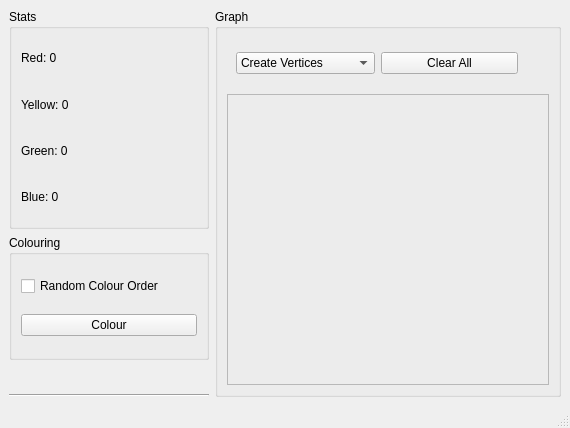
<?xml version="1.0" encoding="UTF-8"?>
<ui version="4.0">
 <class>MainWindow</class>
 <widget class="QMainWindow" name="MainWindow">
  <property name="geometry">
   <rect>
    <x>0</x>
    <y>0</y>
    <width>570</width>
    <height>428</height>
   </rect>
  </property>
  <property name="cursor">
   <cursorShape>ArrowCursor</cursorShape>
  </property>
  <property name="windowTitle">
   <string>MainWindow</string>
  </property>
  <widget class="QWidget" name="centralwidget">
   <layout class="QGridLayout" name="gridLayout">
    <item row="0" column="0">
     <widget class="QGroupBox" name="statsBox">
      <property name="minimumSize">
       <size>
        <width>200</width>
        <height>220</height>
       </size>
      </property>
      <property name="maximumSize">
       <size>
        <width>200</width>
        <height>220</height>
       </size>
      </property>
      <property name="title">
       <string>Stats</string>
      </property>
      <layout class="QVBoxLayout" name="verticalLayout_2">
       <item>
        <widget class="QLabel" name="colour1Label">
         <property name="text">
          <string>Red: 0</string>
         </property>
        </widget>
       </item>
       <item>
        <widget class="QLabel" name="colour2Label">
         <property name="text">
          <string>Yellow: 0</string>
         </property>
        </widget>
       </item>
       <item>
        <widget class="QLabel" name="colour3Label">
         <property name="text">
          <string>Green: 0</string>
         </property>
        </widget>
       </item>
       <item>
        <widget class="QLabel" name="colour4Label">
         <property name="text">
          <string>Blue: 0</string>
         </property>
        </widget>
       </item>
      </layout>
     </widget>
    </item>
    <item row="1" column="0">
     <widget class="QGroupBox" name="colouringBox">
      <property name="minimumSize">
       <size>
        <width>200</width>
        <height>125</height>
       </size>
      </property>
      <property name="maximumSize">
       <size>
        <width>200</width>
        <height>125</height>
       </size>
      </property>
      <property name="title">
       <string>Colouring</string>
      </property>
      <layout class="QVBoxLayout" name="verticalLayout_3">
       <item>
        <widget class="QCheckBox" name="randomCheckBox">
         <property name="text">
          <string>Random Colour Order</string>
         </property>
        </widget>
       </item>
       <item>
        <widget class="QPushButton" name="colourButton">
         <property name="text">
          <string>Colour</string>
         </property>
        </widget>
       </item>
      </layout>
     </widget>
    </item>
    <item row="2" column="0">
     <spacer name="verticalSpacer">
      <property name="orientation">
       <enum>Qt::Vertical</enum>
      </property>
      <property name="sizeHint" stdset="0">
       <size>
        <width>0</width>
        <height>0</height>
       </size>
      </property>
     </spacer>
    </item>
    <item row="3" column="0">
     <widget class="Line" name="line">
      <property name="orientation">
       <enum>Qt::Horizontal</enum>
      </property>
     </widget>
    </item>
    <item row="0" column="1" rowspan="4">
     <widget class="QGroupBox" name="graphBox">
      <property name="minimumSize">
       <size>
        <width>0</width>
        <height>0</height>
       </size>
      </property>
      <property name="maximumSize">
       <size>
        <width>16777215</width>
        <height>16777215</height>
       </size>
      </property>
      <property name="title">
       <string>Graph</string>
      </property>
      <layout class="QVBoxLayout" name="verticalLayout">
       <item>
        <widget class="QWidget" name="graphOptionsWidget" native="true">
         <property name="minimumSize">
          <size>
           <width>0</width>
           <height>0</height>
          </size>
         </property>
         <property name="maximumSize">
          <size>
           <width>300</width>
           <height>50</height>
          </size>
         </property>
         <layout class="QHBoxLayout" name="horizontalLayout">
          <item>
           <widget class="QComboBox" name="modeComboBox">
            <item>
             <property name="text">
              <string>Create Vertices</string>
             </property>
            </item>
            <item>
             <property name="text">
              <string>Create Connections</string>
             </property>
            </item>
            <item>
             <property name="text">
              <string>Erase Vertices</string>
             </property>
            </item>
           </widget>
          </item>
          <item>
           <widget class="QPushButton" name="clearButton">
            <property name="text">
             <string>Clear All</string>
            </property>
           </widget>
          </item>
         </layout>
        </widget>
       </item>
       <item>
        <widget class="QFrame" name="graphFrame">
         <property name="minimumSize">
          <size>
           <width>300</width>
           <height>0</height>
          </size>
         </property>
         <property name="cursor">
          <cursorShape>CrossCursor</cursorShape>
         </property>
         <property name="frameShape">
          <enum>QFrame::StyledPanel</enum>
         </property>
         <property name="frameShadow">
          <enum>QFrame::Raised</enum>
         </property>
        </widget>
       </item>
      </layout>
     </widget>
    </item>
   </layout>
  </widget>
  <widget class="QMenuBar" name="menubar">
   <property name="geometry">
    <rect>
     <x>0</x>
     <y>0</y>
     <width>570</width>
     <height>22</height>
    </rect>
   </property>
  </widget>
  <widget class="QStatusBar" name="statusbar"/>
 </widget>
 <resources/>
 <connections/>
</ui>
